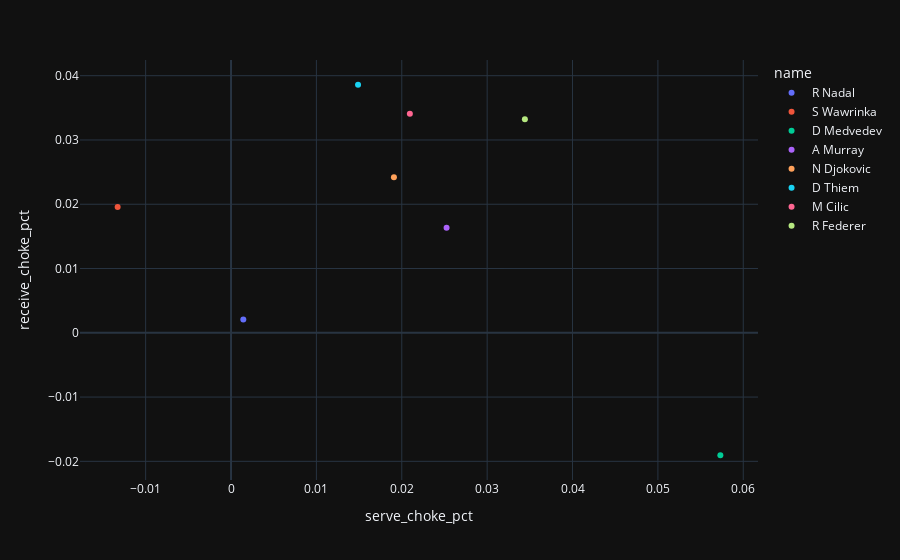

Notebook cell for this chart:
### Code cell
fig = px.scatter(data_frame=df2, x="serve_choke_pct", y="receive_choke_pct", hover_name='name', color='name')
fig.show()

### Figure 1 — Plotly figure (JSON) as saved in the notebook; plotly's stock layout.template omitted (floating-point values rounded to 4 significant figures)
{"data": [{"hovertemplate": "<b>%{hovertext}</b><br><br>name=R Nadal<br>serve_choke_pct=%{x}<br>receive_choke_pct=%{y}<extra></extra>", "hovertext": ["R Nadal"], "legendgroup": "R Nadal", "marker": {"color": "#636efa", "symbol": "circle"}, "mode": "markers", "name": "R Nadal", "orientation": "v", "showlegend": true, "type": "scatter", "x": [0.001437], "xaxis": "x", "y": [0.002051], "yaxis": "y"}, {"hovertemplate": "<b>%{hovertext}</b><br><br>name=S Wawrinka<br>serve_choke_pct=%{x}<br>receive_choke_pct=%{y}<extra></extra>", "hovertext": ["S Wawrinka"], "legendgroup": "S Wawrinka", "marker": {"color": "#EF553B", "symbol": "circle"}, "mode": "markers", "name": "S Wawrinka", "orientation": "v", "showlegend": true, "type": "scatter", "x": [-0.01328], "xaxis": "x", "y": [0.01958], "yaxis": "y"}, {"hovertemplate": "<b>%{hovertext}</b><br><br>name=D Medvedev<br>serve_choke_pct=%{x}<br>receive_choke_pct=%{y}<extra></extra>", "hovertext": ["D Medvedev"], "legendgroup": "D Medvedev", "marker": {"color": "#00cc96", "symbol": "circle"}, "mode": "markers", "name": "D Medvedev", "orientation": "v", "showlegend": true, "type": "scatter", "x": [0.05731], "xaxis": "x", "y": [-0.01905], "yaxis": "y"}, {"hovertemplate": "<b>%{hovertext}</b><br><br>name=A Murray<br>serve_choke_pct=%{x}<br>receive_choke_pct=%{y}<extra></extra>", "hovertext": ["A Murray"], "legendgroup": "A Murray", "marker": {"color": "#ab63fa", "symbol": "circle"}, "mode": "markers", "name": "A Murray", "orientation": "v", "showlegend": true, "type": "scatter", "x": [0.02525], "xaxis": "x", "y": [0.01636], "yaxis": "y"}, {"hovertemplate": "<b>%{hovertext}</b><br><br>name=N Djokovic<br>serve_choke_pct=%{x}<br>receive_choke_pct=%{y}<extra></extra>", "hovertext": ["N Djokovic"], "legendgroup": "N Djokovic", "marker": {"color": "#FFA15A", "symbol": "circle"}, "mode": "markers", "name": "N Djokovic", "orientation": "v", "showlegend": true, "type": "scatter", "x": [0.01908], "xaxis": "x", "y": [0.0242], "yaxis": "y"}, {"hovertemplate": "<b>%{hovertext}</b><br><br>name=D Thiem<br>serve_choke_pct=%{x}<br>receive_choke_pct=%{y}<extra></extra>", "hovertext": ["D Thiem"], "legendgroup": "D Thiem", "marker": {"color": "#19d3f3", "symbol": "circle"}, "mode": "markers", "name": "D Thiem", "orientation": "v", "showlegend": true, "type": "scatter", "x": [0.01488], "xaxis": "x", "y": [0.03859], "yaxis": "y"}, {"hovertemplate": "<b>%{hovertext}</b><br><br>name=M Cilic<br>serve_choke_pct=%{x}<br>receive_choke_pct=%{y}<extra></extra>", "hovertext": ["M Cilic"], "legendgroup": "M Cilic", "marker": {"color": "#FF6692", "symbol": "circle"}, "mode": "markers", "name": "M Cilic", "orientation": "v", "showlegend": true, "type": "scatter", "x": [0.02095], "xaxis": "x", "y": [0.03408], "yaxis": "y"}, {"hovertemplate": "<b>%{hovertext}</b><br><br>name=R Federer<br>serve_choke_pct=%{x}<br>receive_choke_pct=%{y}<extra></extra>", "hovertext": ["R Federer"], "legendgroup": "R Federer", "marker": {"color": "#B6E880", "symbol": "circle"}, "mode": "markers", "name": "R Federer", "orientation": "v", "showlegend": true, "type": "scatter", "x": [0.03442], "xaxis": "x", "y": [0.03322], "yaxis": "y"}], "layout": {"legend": {"title": {"text": "name"}, "tracegroupgap": 0}, "margin": {"t": 60}, "xaxis": {"anchor": "y", "domain": [0.0, 1.0], "title": {"text": "serve_choke_pct"}}, "yaxis": {"anchor": "x", "domain": [0.0, 1.0], "title": {"text": "receive_choke_pct"}}}}
